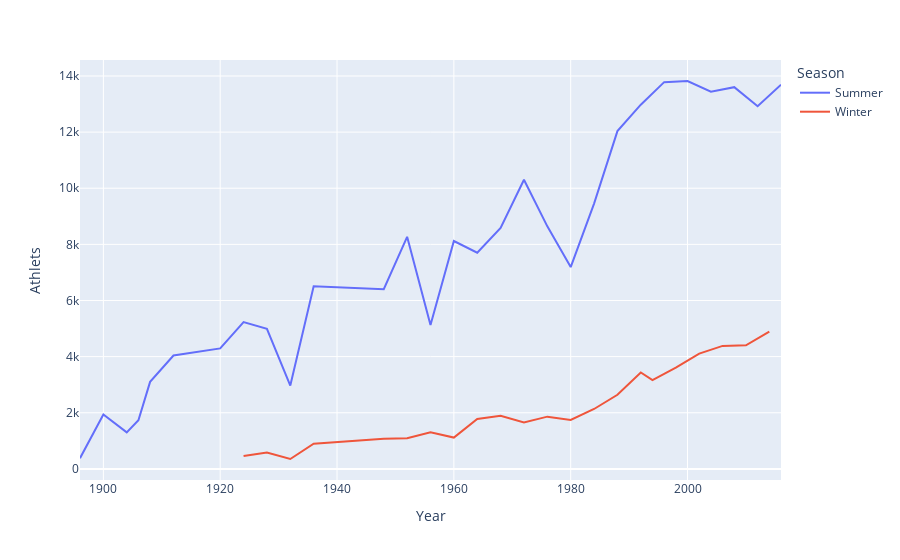

This figure's notebook cell:
### Markdown cell above
From the plot above we can see that the number of athletes have gradually increased with years and since there are summer and winter olympics and winter olympics have comparatively less number of participants so there seems to be two lines of data.

### Code cell
fig = px.line(data2, x="Year", y="Athlets", color='Season')
fig.show()

### Figure 1 — Plotly figure (JSON) as saved in the notebook; plotly's stock layout.template omitted (floating-point values rounded to 4 significant figures)
{"data": [{"hovertemplate": "Season=Summer<br>Year=%{x}<br>Athlets=%{y}<extra></extra>", "legendgroup": "Summer", "line": {"color": "#636efa", "dash": "solid"}, "mode": "lines", "name": "Summer", "orientation": "v", "showlegend": true, "type": "scatter", "x": [1896, 1900, 1904, 1906, 1908, 1912, 1920, 1924, 1928, 1932, 1936, 1948, 1952, 1956, 1960, 1964, 1968, 1972, 1976, 1980, 1984, 1988, 1992, 1996, 2000, 2004, 2008, 2012, 2016], "xaxis": "x", "y": [380, 1936, 1301, 1733, 3101, 4040, 4292, 5233, 4992, 2969, 6506, 6405, 8270, 5127, 8119, 7702, 8588, 10304, 8641, 7191, 9454, 12037, 12977, 13780, 13821, 13443, 13602, 12920, 13688], "yaxis": "y"}, {"hovertemplate": "Season=Winter<br>Year=%{x}<br>Athlets=%{y}<extra></extra>", "legendgroup": "Winter", "line": {"color": "#EF553B", "dash": "solid"}, "mode": "lines", "name": "Winter", "orientation": "v", "showlegend": true, "type": "scatter", "x": [1924, 1928, 1932, 1936, 1948, 1952, 1956, 1960, 1964, 1968, 1972, 1976, 1980, 1984, 1988, 1992, 1994, 1998, 2002, 2006, 2010, 2014], "xaxis": "x", "y": [460, 582, 352, 895, 1075, 1088, 1307, 1116, 1778, 1891, 1655, 1861, 1746, 2134, 2639, 3436, 3160, 3605, 4109, 4382, 4402, 4891], "yaxis": "y"}], "layout": {"legend": {"title": {"text": "Season"}, "tracegroupgap": 0}, "margin": {"t": 60}, "xaxis": {"anchor": "y", "domain": [0, 1], "title": {"text": "Year"}}, "yaxis": {"anchor": "x", "domain": [0, 1], "title": {"text": "Athlets"}}}}
